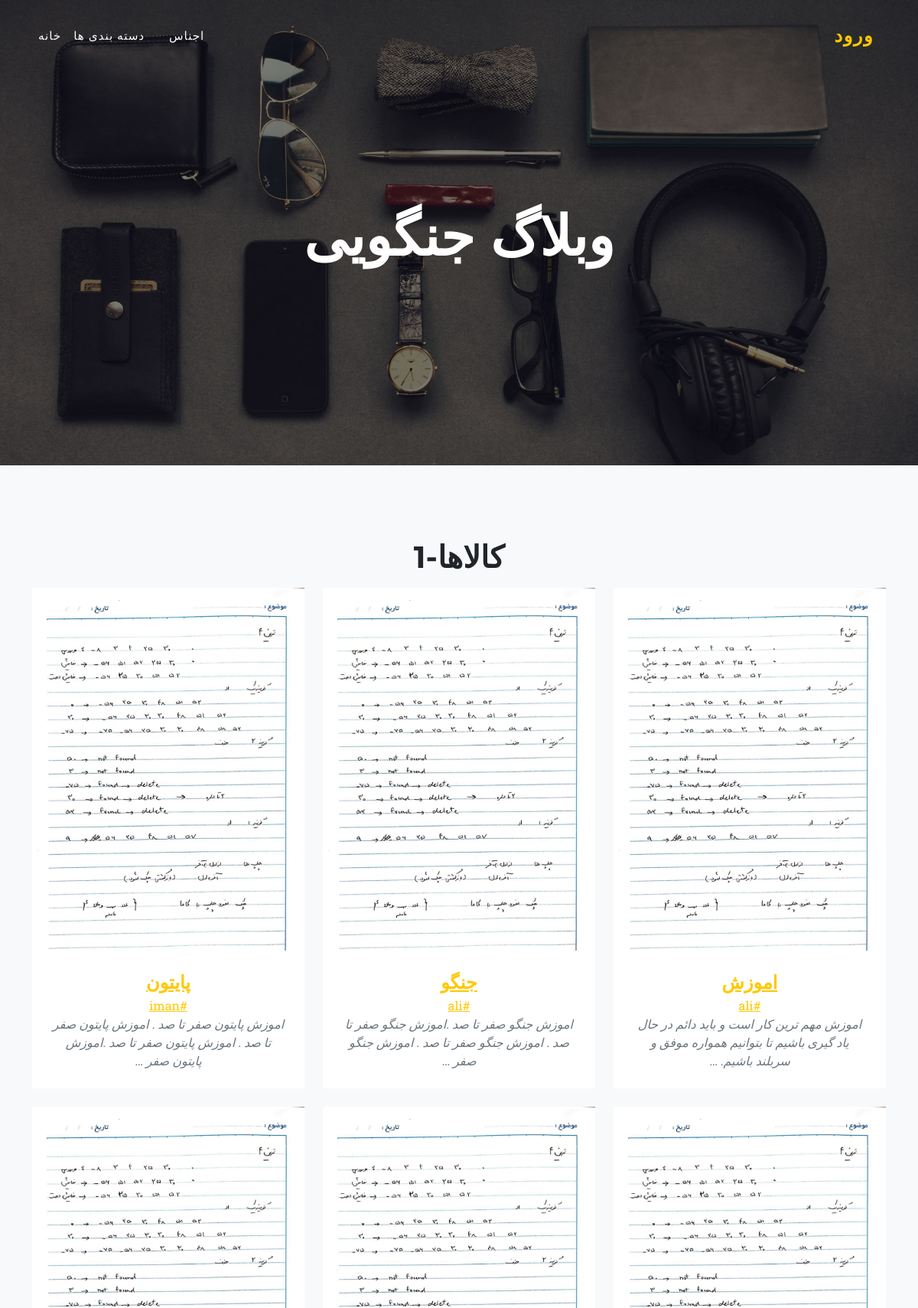
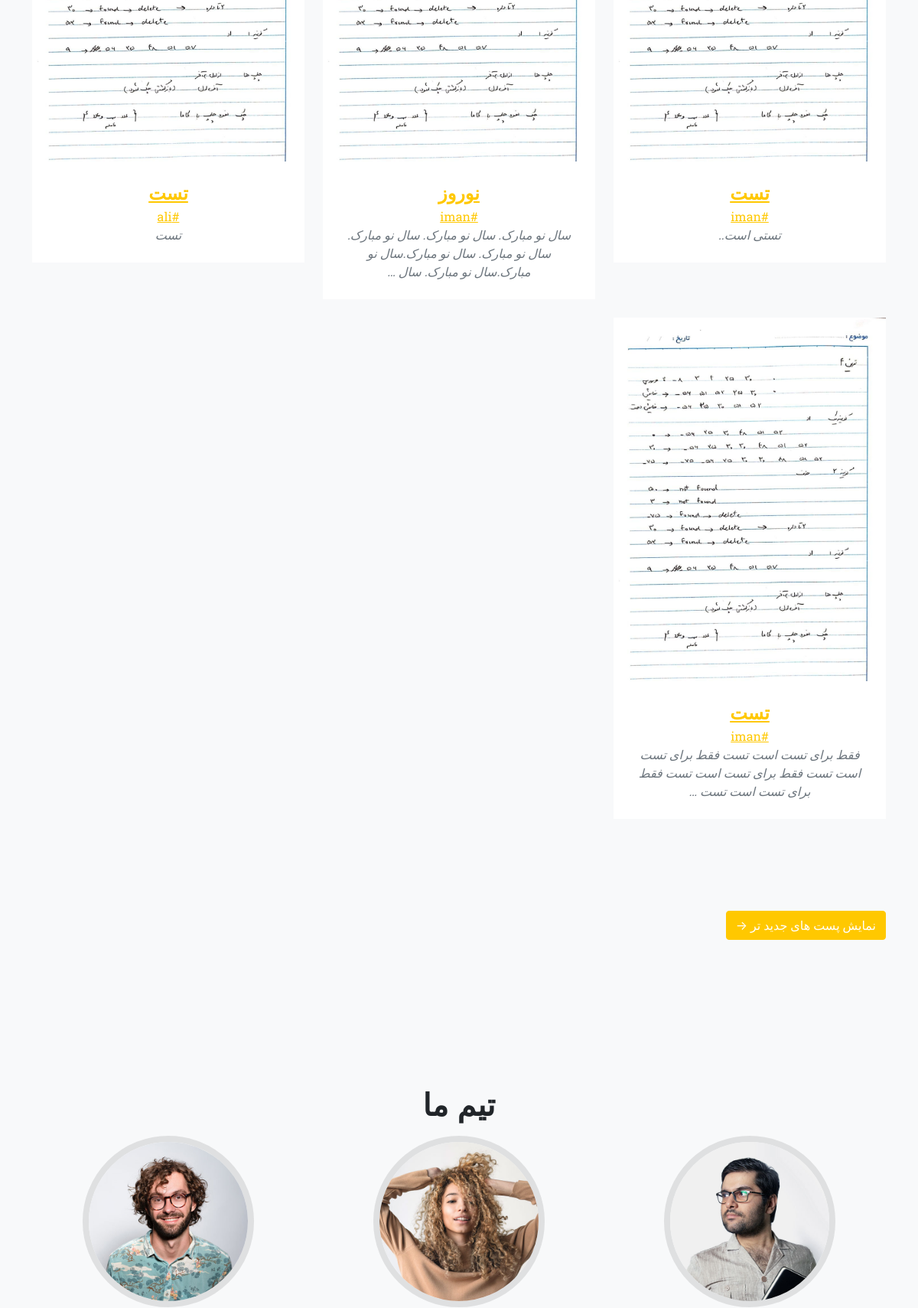
The app's page /articles/ (upper part) with its own data (2 pictures, top to bottom).
### pages/models.py (models this page shows, shortened)
class Article(models.Model): # مقاله
    STATUS_CHOICES = (
        ('d', "پیش نویس"),       # draft
        ('p', "منتشر شده"),      # publish
        ('i', "درحال بررسی"),    # investigation
        ('b', "برگشت داده شده"), # back
    )
    category = models.ManyToManyField(Category, verbose_name=("دسته بندی"), related_name="Articles")
    title = models.CharField(max_length=255, verbose_name=("عنوان"))
    slug = models.SlugField(max_length=100, unique=True, verbose_name=("آدرس"))
    description = models.TextField(verbose_name=("خلاصه"))
    thumbnail = models.ImageField(upload_to='images/%Y/%m/%d/', verbose_name=("عکس"))
    publish = models.DateTimeField(default=timezone.now, verbose_name=("زمان انتشار"))
    created = models.DateTimeField(auto_now_add=True) # تاریخ ایجاد
    updated = models.DateTimeField(auto_now=True) # تاریخ اپدیت کردن
    status = models.CharField(max_length=1, choices=STATUS_CHOICES, verbose_name=("وضعیت"))
    is_special = models.BooleanField(default=False, verbose_name=("ویژه"))
    author = models.ForeignKey(User, null=True, on_delete=models.SET_NULL, related_name="Articles", verbose_name=("نویسنده"))
    class Meta:
        verbose_name = "مقاله"
        verbose_name_plural = "مقالات"
    def jpublish(self): # تدیل کردن تاریخ به شمسی
        return jalali_converter(self.publish)
    jpublish.short_description = "زمان انتشار"
    def categoryToStr(self):
        return ", ".join([category.title for category in self.category_publeshed()])
    categoryToStr.short_description = "دسته بندی"
    objects = ArticleManager()

### account/models.py (models this page shows)
class User(AbstractUser):
    email = models.EmailField(unique=True, verbose_name="ایمیل")
    is_author = models.BooleanField(default=False, verbose_name="وضعیت نویسندگی")
    special_user = models.DateTimeField(default=timezone.now, verbose_name="مهلت کاربر ویژه تا")
    def is_special_user(self):
        if self.special_user > timezone.now():
            return True
        else:
            return False
    is_special_user.boolean = True
    is_special_user.short_description = "وضعیت کاربر ویژه"

### pages/views.py (the view)
# urls.py: path('articles/', articleListView.as_view(), name = "listArticles"), # نمایش مقالات
class articleListView(ListView): # لیست مفالات
    paginate_by = 7
    template_name = 'pages/listArticle.html'
    def get_queryset(self):
        global article
        article = Article.objects.published()
        return article

### pages/models.py (called while the page is built)
    def published(self):
        return self.filter(status='p')

### pages/templates/pages/listArticle.html (shortened to what this page needs)
{% extends 'pages/list.html' %}
{% load static %}
{% block content_title %}کالاها-{{page_obj.number}}{% endblock content_title %}
{% block product %}
    <div class="col-sm-4 mb-4">
        <div class="portfolio-item">
            <img class="img-fluid" src="{{ obj.thumbnail.url }}" alt="{{ obj.title }}" />
            <div class="portfolio-caption">
                <a href="{% url 'pages:detailArticle' obj.slug %}">
                    <div class="portfolio-caption-heading">{{obj.title}}</a>
                    </div>
                <a href="{% url 'pages:user' obj.author %}">#{{obj.author}}</a>
                <div class="portfolio-caption-subheading text-muted">{{obj.description|striptags|truncatewords:"20"}}</div>
            </div>
        </div>
    </div>
{% endblock %}
{% block page_next %}
    <a class="btn btn-primary float-rigth ml-3" href="{% url 'pages:listArticles' page_obj.next_page_number %}"> نمایش پست های جدید تر &rarr;</a>
{% endblock %}

### static/pages/css/rtl.css (style rules this page uses)
body { direction: rtl; text-align: right; }

### records on screen
Article: thumbnail (picture), title "اموزش", author "ali", description "اموزش مهم ترین کار است و باید دائم در حال یاد گیری باشیم تا بتوانیم همواره موفق و سربلند باشیم. …"
Article: thumbnail (picture), title "جنگو", author "ali", description "اموزش جنگو صفر تا صد .اموزش جنگو صفر تا صد . اموزش جنگو صفر تا صد . اموزش جنگو صفر …"
Article: thumbnail (picture), title "پایتون", author "iman", description "اموزش پایتون صفر تا صد . اموزش پایتون صفر تا صد . اموزش پایتون صفر تا صد .اموزش پایتون صفر …"
Article: thumbnail (picture), title "تست", author "iman", description "تستی است.."
Article: thumbnail (picture), title "نوروز", author "iman", description "سال نو مبارک. سال نو مبارک. سال نو مبارک. سال نو مبارک. سال نو مبارک.سال نو مبارک.سال نو مبارک. سال …"
Article: thumbnail (picture), title "تست", author "ali", description "تست"
Article: thumbnail (picture), title "تست", author "iman", description "فقط برای تست است تست فقط برای تست است تست فقط برای تست است تست فقط برای تست است تست …"

### other values on screen
{{ page_obj.number }} "1"
